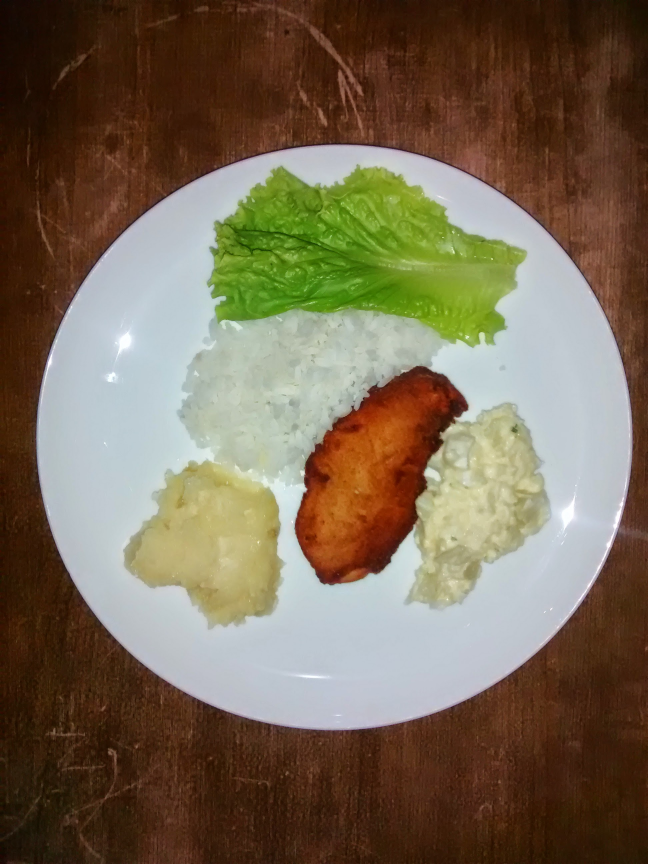
#> input picture amostra_pratos/IMG_20140922_141953922.jpg, 1944 x 2592 px, given as the content of the folder dados/Imagens_Varios_Alimentos, which was not available (shown at 1/3 size)
$ python gera_folha_rotulos.py
#> lines starting #> are read from the running program, lines starting #| are printed output that depends on the picture
### prepara_dados.py
"""Prepara o dataset: segmenta, salva em cache e divide treino/val/teste.

Por que dividir por rajada: as fotos foram tiradas em sequência, várias do mesmo
prato com poucos segundos de diferença. Se a divisão for aleatória por foto,
fotos quase iguais caem no treino e no teste e a acurácia fica inflada.
Aqui cada rajada (fotos com menos de 20 s entre si) vira um grupo, e o grupo
inteiro vai pra um conjunto só.

Saídas:
  cache/<classe>/<nome>.jpg      foto reduzida (lado maior 800)
  cache/<classe>/<nome>_m.png    máscara da comida (0/255)
  divisao.csv                    caminho, classe, grupo, conjunto, diametro_prato, area_comida

Uso: python prepara_dados.py [--dados dados/Imagens_um_Alimento]
"""
import argparse
import csv
import os
import random
import re

import cv2
import numpy as np

from segmentacao import carregar, segmentar, so_principal, tira_reflexos, diametro

FRACOES = {"teste": 0.15, "val": 0.15}


def grupos_da_classe(arquivos):
    """Agrupa arquivos em rajadas. IMG_AAAAMMDD_HHMMSS... por tempo;
    nomes tipo arroz_100_3.jpg pelo prefixo (mesma porção)."""
    com_tempo, outros = [], []
    for f in arquivos:
        m = re.match(r"IMG_(\d{8})_(\d{2})(\d{2})(\d{2})", f)
        if m:
            d, h, mi, s = m.groups()
            com_tempo.append((d, int(h) * 3600 + int(mi) * 60 + int(s), f))
        else:
            outros.append(f)
    com_tempo.sort()
    grupo_de, g, ant = {}, -1, None
    for d, t, f in com_tempo:
        if ant is None or d != ant[0] or t - ant[1] > 20:
            g += 1
        grupo_de[f] = f"r{g:02d}_{d}"
        ant = (d, t)
    for f in outros:
        grupo_de[f] = "p_" + re.sub(r"_\d+\.jpg$", "", f, flags=re.I)
    return grupo_de


# [68 lines left out: functions dividir, main, not called in this run]


# [2 lines that do not run on import are left out]

### segmentacao.py
"""Segmentação clássica: acha o prato branco e separa a comida em cima dele.

Etapas (cada uma pode ser salva pra ilustrar o relatório):
1. Reduz a imagem e converte pra Lab (L = brilho, a/b = cor).
2. Limiar de Otsu no L: o prato é a região clara grande.
3. Maior componente conexo + envoltória convexa = disco do prato.
4. Dentro do disco, comida = pixel com cor diferente do prato (distância em a/b)
   OU com textura (desvio padrão local alto, pega arroz e purê que são brancos).
5. Morfologia (abertura e fechamento) e remoção de componentes pequenos.
"""
import cv2
import numpy as np
from PIL import Image, ImageOps

try:  # fotos .heic do iPhone
    from pillow_heif import register_heif_opener
    register_heif_opener()
except ImportError:
    pass

LADO_MAX = 800


def carregar(caminho, lado_max=LADO_MAX):
    """Abre a foto respeitando a rotação do EXIF e reduz pra lado_max (RGB uint8)."""
#> called with lado_max = 260
    img = ImageOps.exif_transpose(Image.open(caminho)).convert("RGB")
#> img is the input picture: PIL image 1944x2592 RGB; mean R, G, B 120.3, 105.8, 84.5
    img.thumbnail((lado_max, lado_max), Image.BILINEAR)
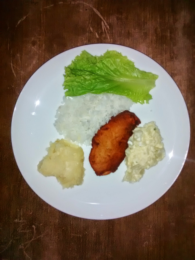
#> img: PIL image 195x260 RGB; mean R, G, B 120.4, 105.8, 84.5
    return np.array(img)


# [104 lines left out: functions mascara_prato, segmentar, tira_reflexos, so_principal, not called in this run]


def diametro(disco):
    """Diâmetro equivalente do prato em pixels (pela área)."""
    return 2 * np.sqrt(disco.sum() / np.pi)


# [9 lines left out: function caixa, not called in this run]

### gera_folha_rotulos.py
"""Gera a folha pra rotular os pratos à mão (uma linha por rajada = um prato).

Saídas:
  rotulos/folha_pratos.jpg   miniaturas numeradas, uma por rajada
  rotulos/pratos.csv         rajada, exemplo, n_fotos, alimentos (vazio pra preencher)

Como preencher: na coluna `alimentos`, escreva as classes separadas por ";",
com os mesmos nomes das pastas (ex.: Arroz;FeijaoCarioca;Alface).
Alimento que não está nas 16 classes: escreva OUTRO.
"""
import csv
import os

import cv2
import numpy as np

from prepara_dados import grupos_da_classe
from segmentacao import carregar

PASTA = "dados/Imagens_Varios_Alimentos"


def main():
    os.makedirs("rotulos", exist_ok=True)
    fotos = sorted(f for f in os.listdir(PASTA) if f.lower().endswith(".jpg"))
    grupo_de = grupos_da_classe(fotos)
    rajadas = sorted(set(grupo_de.values()))
    destino_csv = "rotulos/pratos.csv"
    if os.path.exists(destino_csv):
        print(f"{destino_csv} já existe, não vou sobrescrever")
    else:
        with open(destino_csv, "w", newline="") as fh:
            w = csv.writer(fh)
            w.writerow(["id", "rajada", "exemplo", "n_fotos", "alimentos"])
            for i, r in enumerate(rajadas):
                sel = [f for f in fotos if grupo_de[f] == r]
                w.writerow([i, r, sel[0], len(sel), ""])
    lado, tiles = 260, []
    for i, r in enumerate(rajadas):
        f = [f for f in fotos if grupo_de[f] == r][0]
        im = carregar(os.path.join(PASTA, f), lado)
        t = np.full((lado, lado, 3), 255, np.uint8)
        t[:im.shape[0], :im.shape[1]] = im
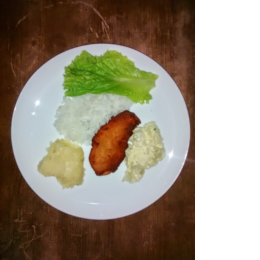
#> t: shape (260, 260, 3); mean of channels 0, 1, 2 154, 143.1, 127.1; drawn as R, G, B
        cv2.rectangle(t, (0, 0), (52, 30), (0, 0, 0), -1)
        cv2.putText(t, str(i), (6, 23), cv2.FONT_HERSHEY_SIMPLEX, 0.8, (255, 255, 0), 2)
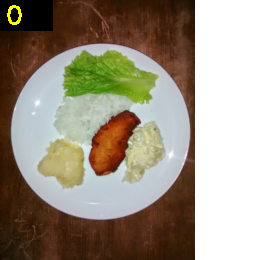
#> t: shape (260, 260, 3); mean of channels 0, 1, 2 153.5, 143.1, 127; drawn as R, G, B
        tiles.append(t)
    while len(tiles) % 6:
        tiles.append(np.full((lado, lado, 3), 255, np.uint8))
#> this loop made 5 passes
#> after the loop, tiles = 6 items
    folha = np.vstack([np.hstack(tiles[i:i + 6]) for i in range(0, len(tiles), 6)])
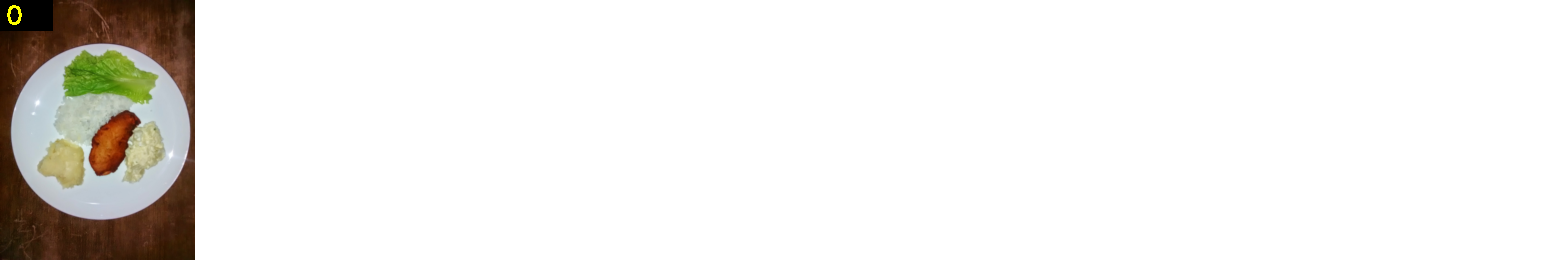
#> folha: shape (260, 1560, 3); mean of channels 0, 1, 2 238.1, 236.4, 233.7; drawn as R, G, B
    cv2.imwrite("rotulos/folha_pratos.jpg", cv2.cvtColor(folha, cv2.COLOR_RGB2BGR))
    print(f"{len(rajadas)} pratos -> rotulos/folha_pratos.jpg e {destino_csv}")


if __name__ == "__main__":
    main()

$ run again, on amostra_pratos/IMG_20140923_141839167.jpg
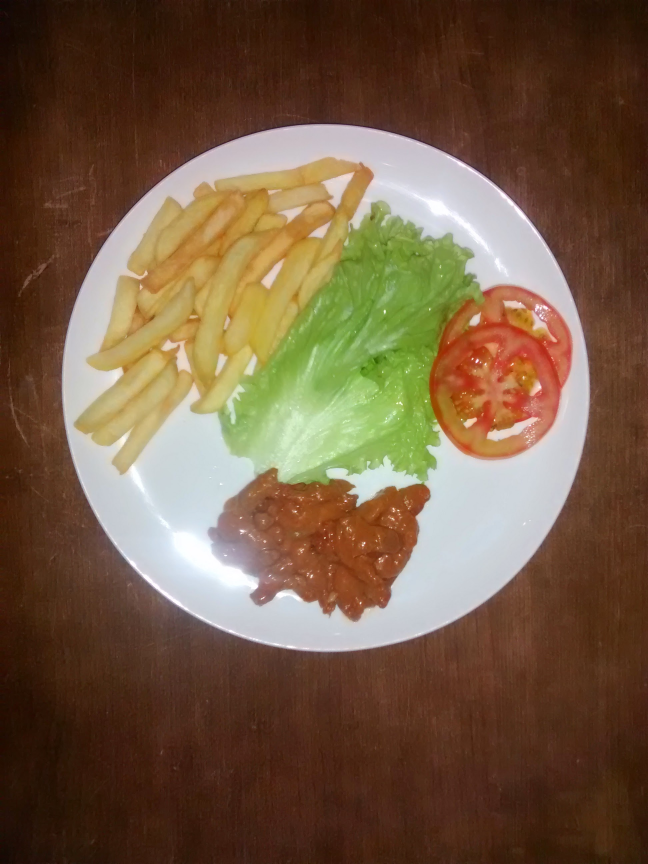
#> input picture amostra_pratos/IMG_20140923_141839167.jpg, 1944 x 2592 px, given as the content of the folder dados/Imagens_Varios_Alimentos, which was not available (shown at 1/3 size)
#> in carregar, img is the input picture: PIL image 1944x2592 RGB; mean R, G, B 116.4, 91.7, 67.5
#> img: PIL image 195x260 RGB
#> in main, `cv2.putText(t, str(i), (6, 23), cv2.FONT_HERSHEY_SIMPLEX, 0.8, (255, 2..`:
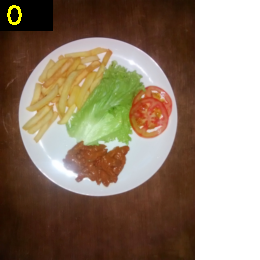
#> t: shape (260, 260, 3); mean of channels 0, 1, 2 150.5, 132.5, 114.2; drawn as R, G, B
#> the loop in main, `while len(tiles) % 6:` made 5 passes
#> after the loop in main, `while len(tiles) % 6:`: tiles = 6 items
#> in main, `folha = np.vstack([np.hstack(tiles[i:i + 6]) for i in range(0, len(til..`:
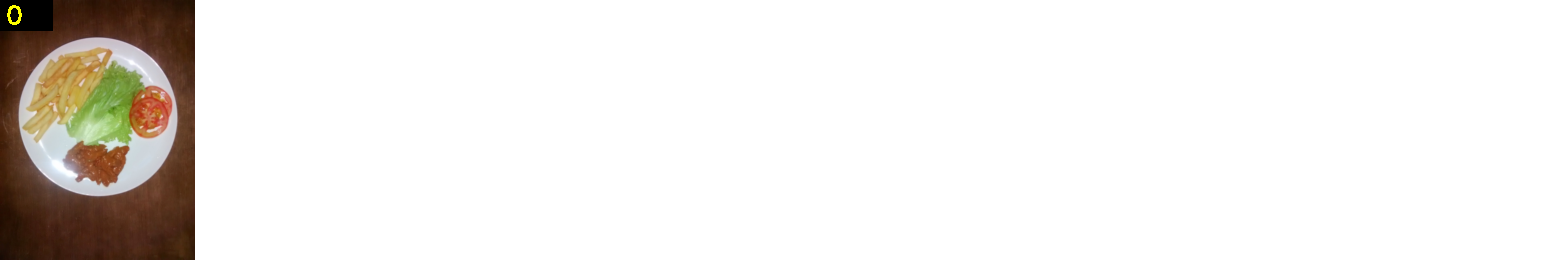
#> folha: shape (260, 1560, 3); mean of channels 0, 1, 2 237.6, 234.6, 231.5; drawn as R, G, B

$ run again, on amostra_pratos/IMG_20140923_142132372.jpg
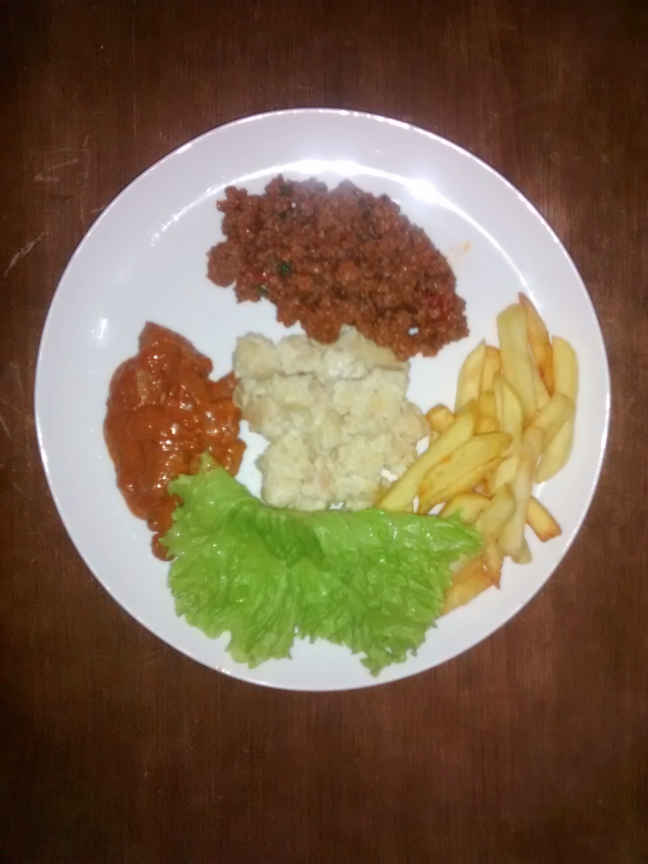
#> input picture amostra_pratos/IMG_20140923_142132372.jpg, 1944 x 2592 px, given as the content of the folder dados/Imagens_Varios_Alimentos, which was not available (shown at 1/3 size)
#> in carregar, img is the input picture: PIL image 1944x2592 RGB; mean R, G, B 122.2, 100, 75.4
#> img: PIL image 195x260 RGB
#> in main, `cv2.putText(t, str(i), (6, 23), cv2.FONT_HERSHEY_SIMPLEX, 0.8, (255, 2..`:
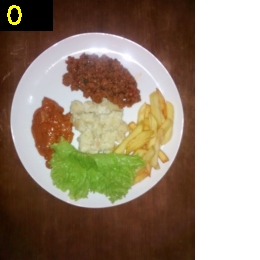
#> t: shape (260, 260, 3); mean of channels 0, 1, 2 154.7, 138.8, 120.1; drawn as R, G, B
#> the loop in main, `while len(tiles) % 6:` made 5 passes
#> after the loop in main, `while len(tiles) % 6:`: tiles = 6 items
#> in main, `folha = np.vstack([np.hstack(tiles[i:i + 6]) for i in range(0, len(til..`:
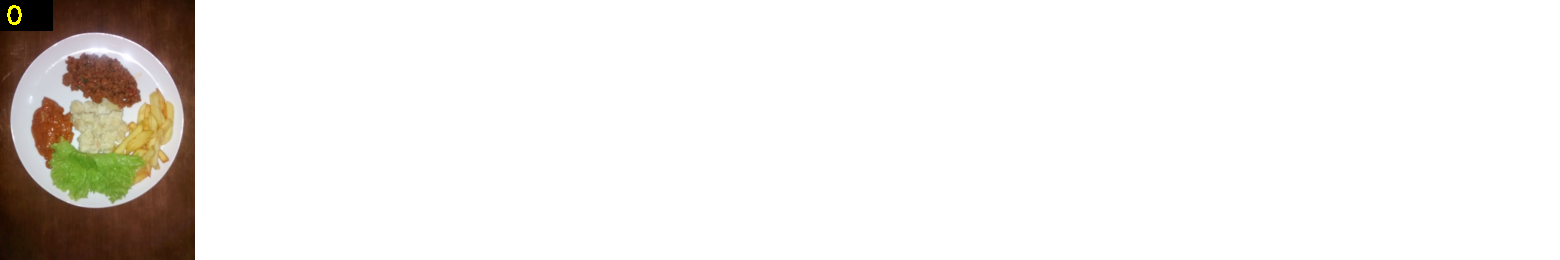
#> folha: shape (260, 1560, 3); mean of channels 0, 1, 2 238.3, 235.6, 232.5; drawn as R, G, B
